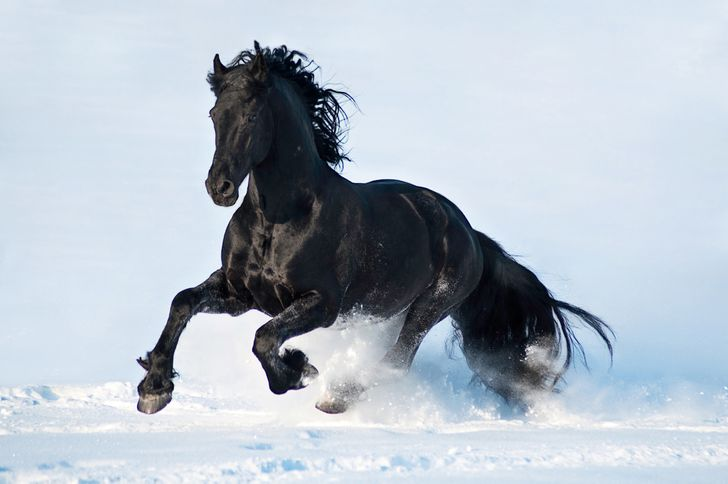
#> input picture horse1.jpg, 728 x 484 px
$ python functions.py
#> lines starting #> are read from the running program, lines starting #| are printed output that depends on the picture; after the words box and inside, x2 and y2 are one past the last pixel; in counts of white or black regions, pixels touching at a corner belong together
import cv2 as cv

img = cv.imread('horse1.jpg')
#> img is the input picture: shape (484, 728, 3); mean B, G, R 199.7, 189, 179.2
cv.imshow('Horse',img)

# Convert to grayscale
gray = cv.cvtColor(img, cv.COLOR_BGR2GRAY)
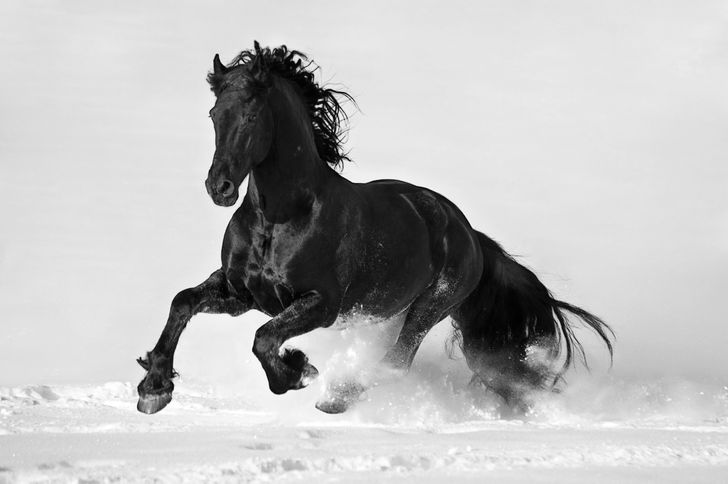
#> gray: shape (484, 728); min 0, max 255, mean 187.3
cv.imshow('Gray',gray)

#Blur
blur = cv.GaussianBlur(img, (7,7), cv.BORDER_DEFAULT)
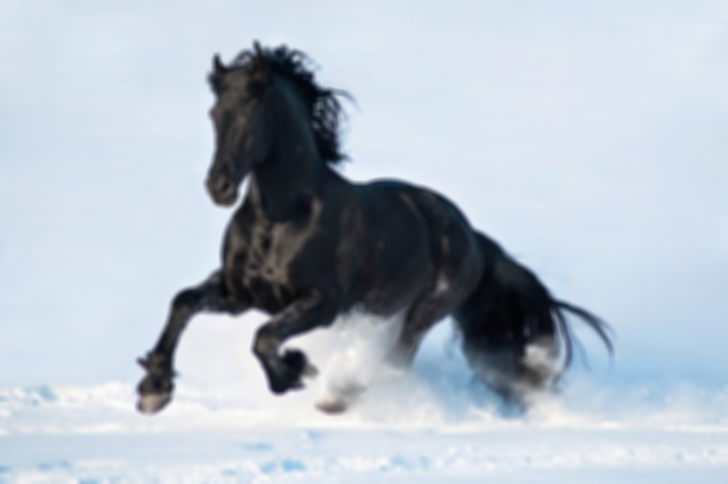
#> blur: shape (484, 728, 3); mean B, G, R 199.7, 189, 179.2
cv.imshow('Blur',blur)

#Edge cascade
#you can also use the blur image to get the edges
#but the blur image have less edges
canny = cv.Canny(img, 125, 175)
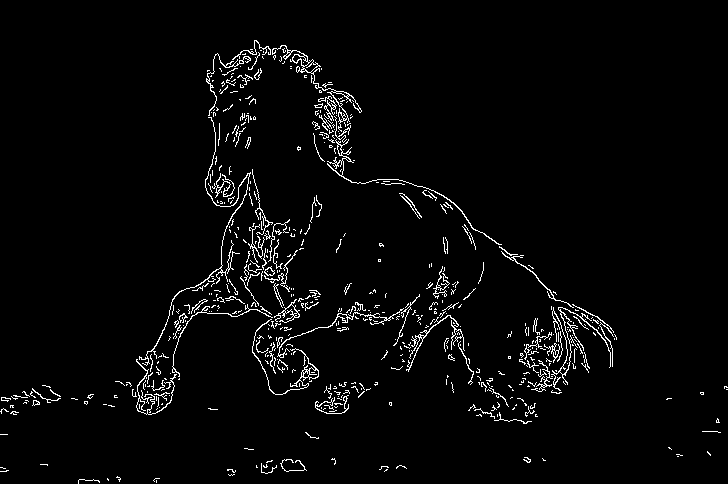
#> canny: shape (484, 728); 3% white in thin lines or dots
cv.imshow('Canny Edges',canny)

#Dilating the image
#it is used to increase the thickness of the edges
dilated = cv.dilate(canny, (7,7), iterations=3)
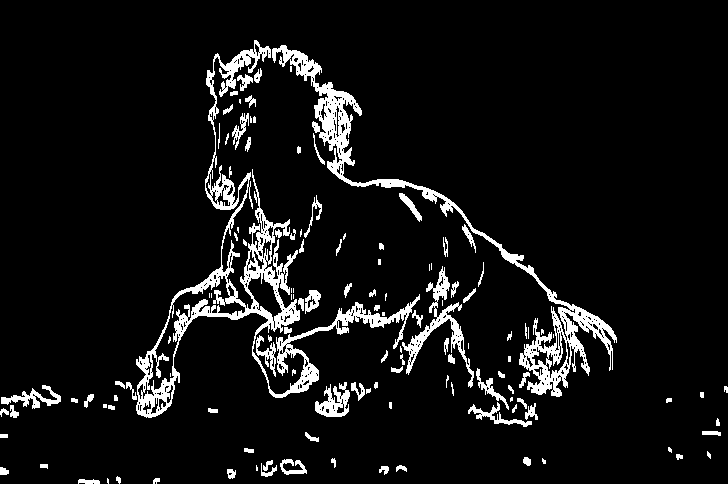
#> dilated: shape (484, 728); 7.4% white; 127 white regions (37 under 20 px), largest, box (x1, y1, x2, y2) and area: (136, 40, 420, 418) 10270, (272, 45, 617, 397) 7426, (402, 266, 474, 388) 1495
cv.imshow('Dilated',dilated)

#Eroding
#it is used to decrease the thickness of the edges
eroded = cv.erode(dilated, (7,7), iterations=3)
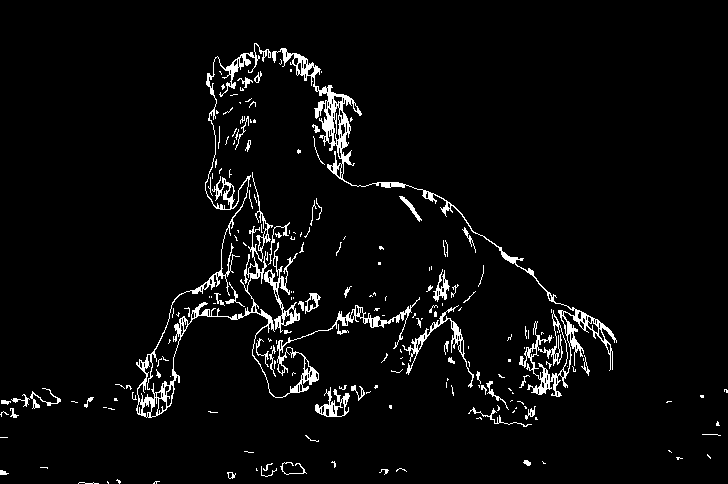
#> eroded: shape (484, 728); 4.2% white in thin lines or dots
cv.imshow('Eroded',eroded)

#Resize
resize = cv.resize(img , (500,500), interpolation = cv.INTER_AREA)
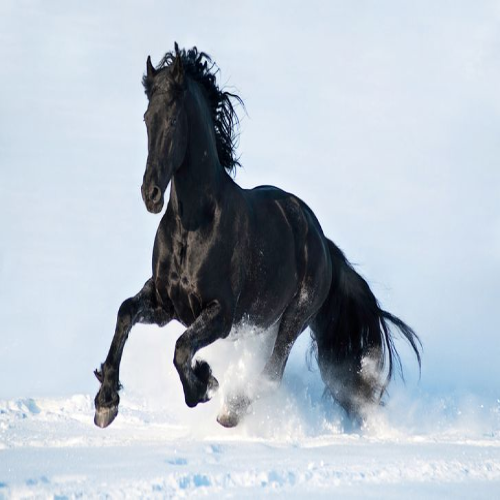
#> resize: shape (500, 500, 3); mean B, G, R 199.6, 188.9, 179.1
cv.imshow('Resized',resize)

#Cropping
cropped = img[100:200, 200:400]
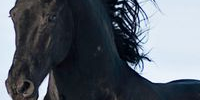
#> cropped: shape (100, 200, 3); mean B, G, R 107.4, 98, 90.8
cv.imshow('Cropped',cropped)
cv.waitKey(0)
